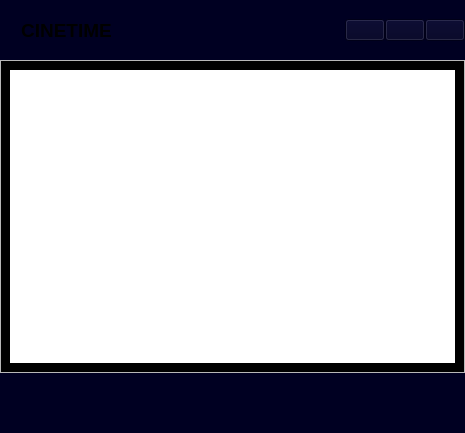
<?xml version="1.0" encoding="UTF-8"?>
<ui version="4.0">
 <class>MainWindow</class>
 <widget class="QMainWindow" name="MainWindow">
  <property name="geometry">
   <rect>
    <x>0</x>
    <y>0</y>
    <width>465</width>
    <height>433</height>
   </rect>
  </property>
  <property name="windowTitle">
   <string>MainWindow</string>
  </property>
  <widget class="QWidget" name="centralwidget">
   <layout class="QVBoxLayout" name="verticalLayout">
    <property name="spacing">
     <number>0</number>
    </property>
    <property name="leftMargin">
     <number>0</number>
    </property>
    <property name="topMargin">
     <number>0</number>
    </property>
    <property name="rightMargin">
     <number>0</number>
    </property>
    <property name="bottomMargin">
     <number>0</number>
    </property>
    <item>
     <widget class="QFrame" name="frame_topBar">
      <property name="minimumSize">
       <size>
        <width>0</width>
        <height>60</height>
       </size>
      </property>
      <property name="maximumSize">
       <size>
        <width>16777215</width>
        <height>60</height>
       </size>
      </property>
      <property name="styleSheet">
       <string notr="true">background-color:rgb(0, 0, 34);</string>
      </property>
      <property name="frameShape">
       <enum>QFrame::Shape::NoFrame</enum>
      </property>
      <property name="frameShadow">
       <enum>QFrame::Shadow::Raised</enum>
      </property>
      <layout class="QHBoxLayout" name="horizontalLayout">
       <property name="spacing">
        <number>0</number>
       </property>
       <property name="leftMargin">
        <number>0</number>
       </property>
       <property name="topMargin">
        <number>0</number>
       </property>
       <property name="rightMargin">
        <number>0</number>
       </property>
       <property name="bottomMargin">
        <number>0</number>
       </property>
       <item>
        <widget class="QLabel" name="label">
         <property name="font">
          <font>
           <family>Arial</family>
           <pointsize>14</pointsize>
           <bold>true</bold>
          </font>
         </property>
         <property name="text">
          <string>    CINETIME    </string>
         </property>
        </widget>
       </item>
       <item>
        <spacer name="horizontalSpacer">
         <property name="orientation">
          <enum>Qt::Orientation::Horizontal</enum>
         </property>
         <property name="sizeHint" stdset="0">
          <size>
           <width>40</width>
           <height>20</height>
          </size>
         </property>
        </spacer>
       </item>
       <item>
        <widget class="QPushButton" name="button_minimize">
         <property name="text">
          <string/>
         </property>
         <property name="icon">
          <iconset resource="../../resources.qrc">
           <normaloff>:/Icons/Assets/Icons/minus.png</normaloff>:/Icons/Assets/Icons/minus.png</iconset>
         </property>
         <property name="iconSize">
          <size>
           <width>24</width>
           <height>24</height>
          </size>
         </property>
        </widget>
       </item>
       <item>
        <widget class="QPushButton" name="button_maximize">
         <property name="text">
          <string/>
         </property>
         <property name="icon">
          <iconset resource="../../resources.qrc">
           <normaloff>:/Icons/Assets/Icons/maximize.png</normaloff>:/Icons/Assets/Icons/maximize.png</iconset>
         </property>
         <property name="iconSize">
          <size>
           <width>24</width>
           <height>24</height>
          </size>
         </property>
        </widget>
       </item>
       <item>
        <widget class="QPushButton" name="button_close">
         <property name="text">
          <string/>
         </property>
         <property name="icon">
          <iconset resource="../../resources.qrc">
           <normaloff>:/Icons/Assets/Icons/cross.png</normaloff>:/Icons/Assets/Icons/cross.png</iconset>
         </property>
         <property name="iconSize">
          <size>
           <width>24</width>
           <height>24</height>
          </size>
         </property>
        </widget>
       </item>
      </layout>
      <zorder>horizontalSpacer</zorder>
      <zorder>button_close</zorder>
      <zorder>button_maximize</zorder>
      <zorder>button_minimize</zorder>
      <zorder>label</zorder>
     </widget>
    </item>
    <item>
     <widget class="QFrame" name="frame_base">
      <property name="frameShape">
       <enum>QFrame::Shape::StyledPanel</enum>
      </property>
      <property name="frameShadow">
       <enum>QFrame::Shadow::Raised</enum>
      </property>
      <layout class="QHBoxLayout" name="horizontalLayout_2" stretch="0">
       <property name="spacing">
        <number>0</number>
       </property>
       <property name="sizeConstraint">
        <enum>QLayout::SizeConstraint::SetDefaultConstraint</enum>
       </property>
       <property name="leftMargin">
        <number>0</number>
       </property>
       <property name="topMargin">
        <number>0</number>
       </property>
       <property name="rightMargin">
        <number>0</number>
       </property>
       <property name="bottomMargin">
        <number>0</number>
       </property>
       <item>
        <widget class="QFrame" name="frame">
         <property name="styleSheet">
          <string notr="true">background-color:rgb(0,0,0);
background-position:center;</string>
         </property>
         <property name="frameShape">
          <enum>QFrame::Shape::NoFrame</enum>
         </property>
         <property name="frameShadow">
          <enum>QFrame::Shadow::Raised</enum>
         </property>
         <layout class="QHBoxLayout" name="horizontalLayout_3">
          <item>
           <widget class="QStackedWidget" name="stackedWidget">
            <property name="sizePolicy">
             <sizepolicy hsizetype="Preferred" vsizetype="Preferred">
              <horstretch>0</horstretch>
              <verstretch>0</verstretch>
             </sizepolicy>
            </property>
            <property name="currentIndex">
             <number>0</number>
            </property>
            <widget class="QWidget" name="sign_in_page">
             <property name="styleSheet">
              <string notr="true">background-color:rgb(255,255,255)</string>
             </property>
             <layout class="QGridLayout" name="gridLayout"/>
            </widget>
            <widget class="QWidget" name="page_2">
             <property name="styleSheet">
              <string notr="true">background-color:rgb(0,0,0)</string>
             </property>
            </widget>
           </widget>
          </item>
         </layout>
        </widget>
       </item>
      </layout>
     </widget>
    </item>
    <item>
     <widget class="QFrame" name="frame_bottomBar">
      <property name="minimumSize">
       <size>
        <width>0</width>
        <height>60</height>
       </size>
      </property>
      <property name="maximumSize">
       <size>
        <width>16777215</width>
        <height>60</height>
       </size>
      </property>
      <property name="styleSheet">
       <string notr="true">background-color:rgb(0, 0, 34);</string>
      </property>
      <property name="frameShape">
       <enum>QFrame::Shape::NoFrame</enum>
      </property>
      <property name="frameShadow">
       <enum>QFrame::Shadow::Raised</enum>
      </property>
      <layout class="QHBoxLayout" name="horizontalLayout_4">
       <item alignment="Qt::AlignmentFlag::AlignLeft">
        <widget class="QLabel" name="label_time">
         <property name="minimumSize">
          <size>
           <width>416</width>
           <height>42</height>
          </size>
         </property>
         <property name="maximumSize">
          <size>
           <width>416</width>
           <height>16777215</height>
          </size>
         </property>
         <property name="font">
          <font>
           <pointsize>15</pointsize>
           <bold>true</bold>
          </font>
         </property>
         <property name="styleSheet">
          <string notr="true">color:rgb(255,255,255);</string>
         </property>
         <property name="text">
          <string/>
         </property>
        </widget>
       </item>
       <item alignment="Qt::AlignmentFlag::AlignRight">
        <widget class="QLabel" name="label_2">
         <property name="sizePolicy">
          <sizepolicy hsizetype="Preferred" vsizetype="Preferred">
           <horstretch>0</horstretch>
           <verstretch>0</verstretch>
          </sizepolicy>
         </property>
         <property name="minimumSize">
          <size>
           <width>25</width>
           <height>25</height>
          </size>
         </property>
         <property name="maximumSize">
          <size>
           <width>25</width>
           <height>25</height>
          </size>
         </property>
         <property name="text">
          <string/>
         </property>
         <property name="pixmap">
          <pixmap resource="../../resources.qrc">:/Images/Assets/Icons/copyright.png</pixmap>
         </property>
         <property name="scaledContents">
          <bool>true</bool>
         </property>
        </widget>
       </item>
      </layout>
     </widget>
    </item>
   </layout>
  </widget>
 </widget>
 <resources>
  <include location="../../resources.qrc"/>
 </resources>
 <connections/>
</ui>
